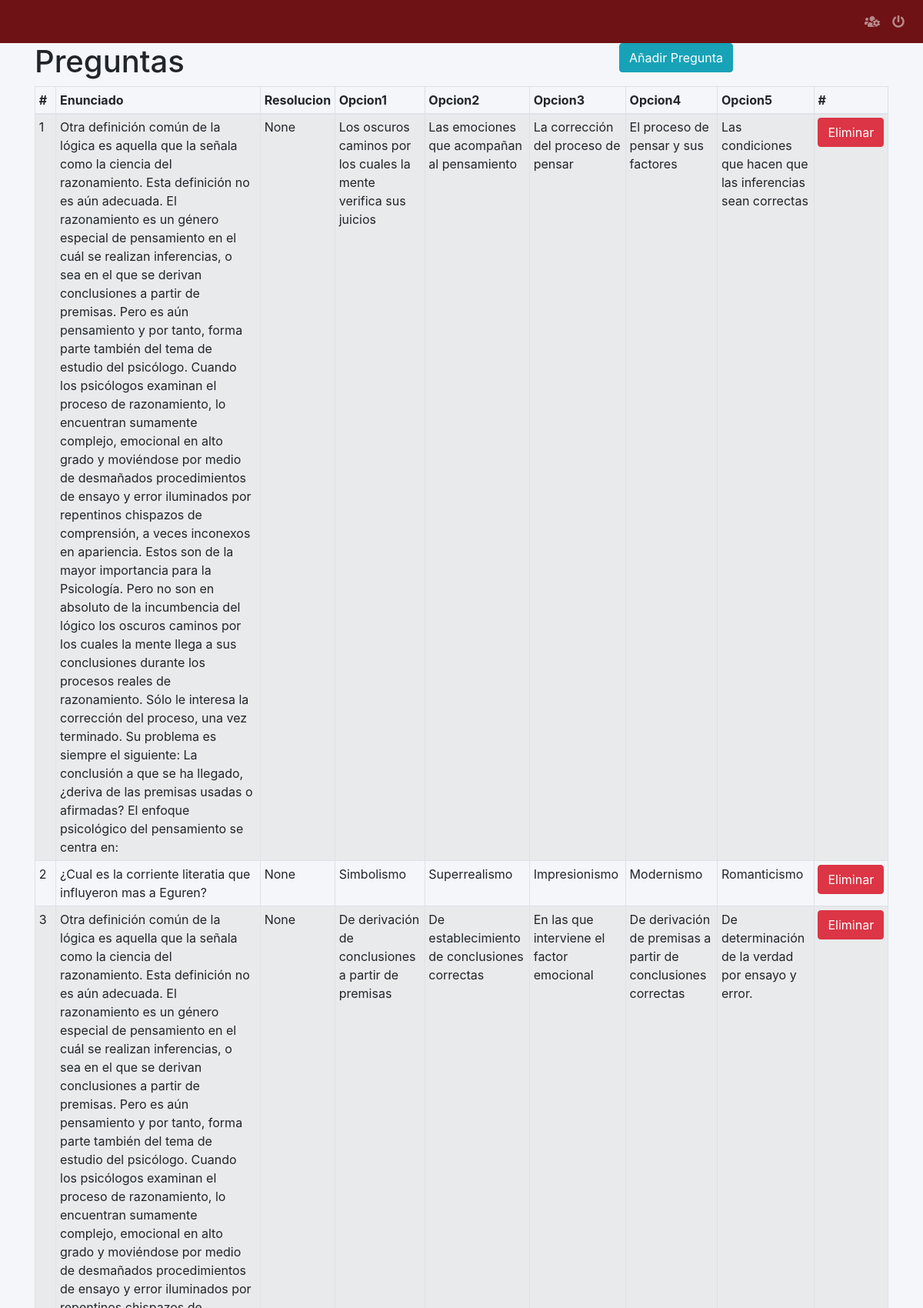
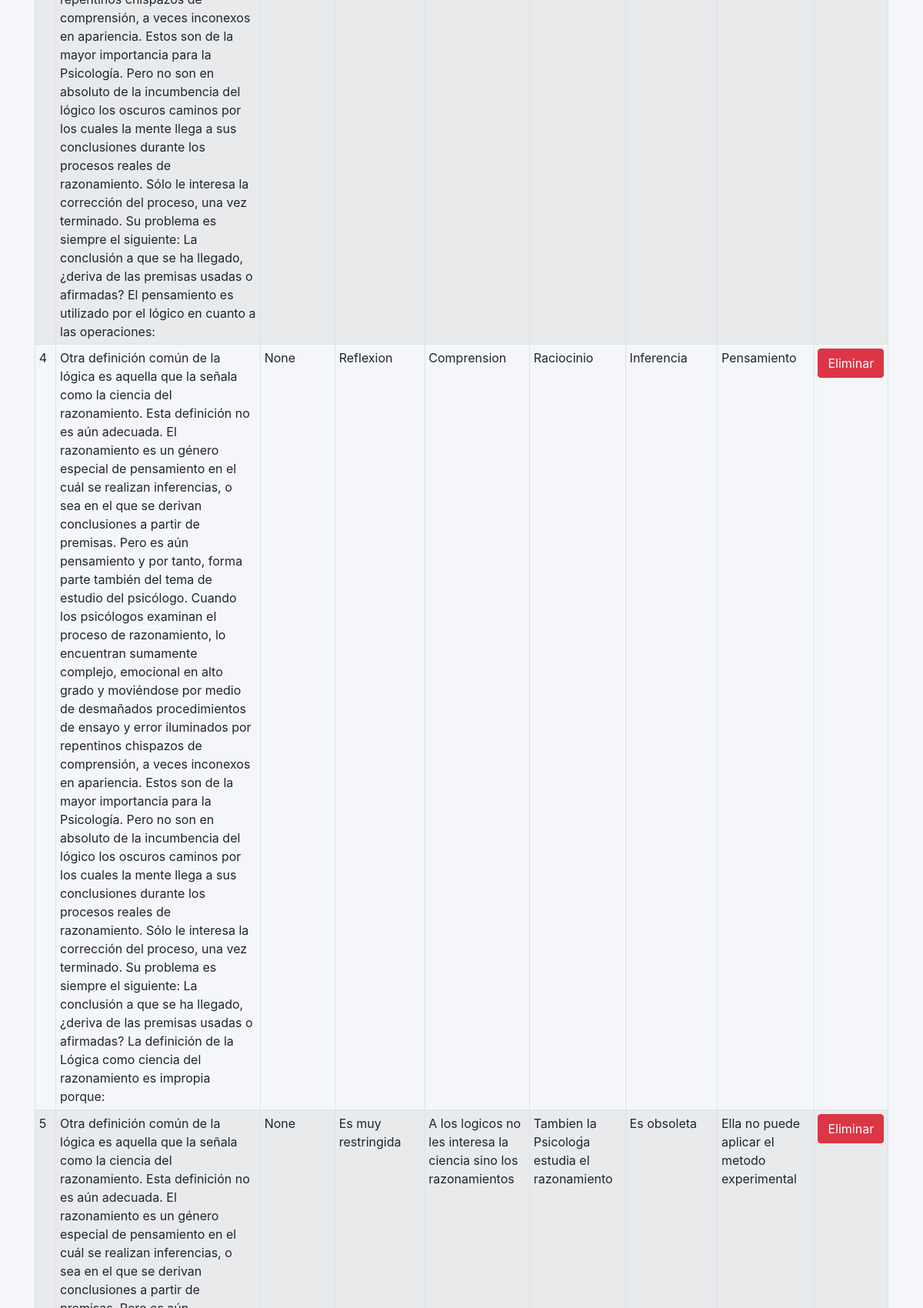
The app's page /ExPregList/1/ (upper part) with its own data (2 pictures, top to bottom).
### simulador/models.py (models this page shows, shortened)
class Esta_en_Examen(models.Model):
    id_Examen = models.ForeignKey(Examen, on_delete=models.CASCADE,blank=False,null=False)
    id_Pregunta = models.ForeignKey(Pregunta, on_delete=models.CASCADE,blank=False,null=False)
    numero_pregunta = models.IntegerField(blank=True,null=False,default=1)

class Pregunta(models.Model):
    Tema = models.CharField(max_length = 100,default="General")
    Enunciado = models.TextField(blank=False,null=False)
    E_imagen = models.ImageField(upload_to='photos',null=True,blank=True,default=None)
    sovle = models.IntegerField(default=1,blank=False, null=False)
    Resolucion = models.TextField(blank=True)
    Opcion1 = models.TextField(blank=False,null=False,default="No encontrado")
    Opcion2 = models.TextField(blank=False,null=False,default="No encontrado")
    Opcion3 = models.TextField(blank=False,null=False,default="No encontrado")
    Opcion4 = models.TextField(blank=False,null=False,default="No encontrado")
    Opcion5 = models.TextField(blank=False,null=False,default="No encontrado")
    O1_imagen = models.ImageField(upload_to='photos',null=True,blank=True,default=None)
    O2_imagen = models.ImageField(upload_to='photos',null=True,blank=True,default=None)
    O3_imagen = models.ImageField(upload_to='photos',null=True,blank=True,default=None)
    O4_imagen = models.ImageField(upload_to='photos',null=True,blank=True,default=None)
    O5_imagen = models.ImageField(upload_to='photos',null=True,blank=True,default=None)

### simulador/views.py (the view)
# urls.py: path('ExPregList/<int:pk>/', views.PreguntasList.as_view(), name = 'ExPreglist'),
class PreguntasList(View):
    template_name = 'simulador/Admin/Examen_pregunta_list.html'
    def get(self, request, pk):
        Exa = Examen.objects.get(id = pk)
        object_list = Esta_en_Examen.objects.filter(id_Examen=Exa)
        return render(request, self.template_name, {'object_list':object_list, 'pk':pk})

### simulador/templates/simulador/Admin/Examen_pregunta_list.html (shortened to what this page needs)
{% extends "base_admin.html" %}
{% load static %}
{% block div %}
<div class="row">
  <div class="col-sm-8">
    <h1> Preguntas </h1>
  </div>
  <div class="col-sm-4">
    <a href="{% url 'ExPregcreate' pk %}" type="submit" class="btn btn-info">Añadir Pregunta</a>
  </div>
</div>
<table class="table  table-striped table-bordered table-sm">
  <thead>
    <tr>
      <th>#</th>
      <th>Enunciado</th>
      <th>Resolucion</th>
      <th>Opcion1</th>
      <th>Opcion2</th>
      <th>Opcion3</th>
      <th>Opcion4</th>
      <th>Opcion5</th>
      <th>#</th>
    </tr>
  </thead>
  <tbody>
  {% for i in object_list %}
  <tr>
    <td>{{i.id}}</td>
    <td>{{i.id_Pregunta.Enunciado}}</td>
    <td>{{i.id_Pregunta.Resolucion}}</td>
    <td>{{i.id_Pregunta.Opcion1}}</td>
    <td>{{i.id_Pregunta.Opcion2}}</td>
    <td>{{i.id_Pregunta.Opcion3}}</td>
    <td>{{i.id_Pregunta.Opcion4}}</td>
    <td>{{i.id_Pregunta.Opcion5}}</td>
    <td>
        <a href="{% url 'ExPregdelete' i.id %}" type="submit" class="btn btn-danger">Eliminar</a>
    </td>
  </tr>
  {% empty %}
  <p>No articles yet.</p>
  {% endfor %}
</tbody>
</table>
  <br>
{% endblock %}

### records on screen
Esta_en_Examen: id "1", id_Pregunta.Enunciado "Otra definición común de la lógica es aquella que la señala como la ciencia del razonamiento. Esta definición no es aún adecuada. El razonamiento es un género especial de pensamiento en el cuál se realizan inferencias, o sea en el que se derivan conclusiones a partir de premisas. Pero es aún pensamiento y por tanto, forma parte también del tema de estudio del psicólogo. Cuando los psicólogos examinan el proceso de razonamiento, lo encuentran sumamente complejo, emocional en alto grado y moviéndose por medio de desmañados procedimientos de ensayo y error iluminados por repentinos chispazos de comprensión, a veces inconexos en apariencia. Estos son de la mayor importancia para la Psicología.…", id_Pregunta.Resolucion "None", id_Pregunta.Opcion1 "Los oscuros caminos por los cuales la mente verifica sus juicios", id_Pregunta.Opcion2 "Las emociones que acompañan al pensamiento", id_Pregunta.Opcion3 "La corrección del proceso de pensar", id_Pregunta.Opcion4 "El proceso de pensar y sus factores", id_Pregunta.Opcion5 "Las condiciones que hacen que las inferencias sean correctas"
Esta_en_Examen: id "2", id_Pregunta.Enunciado "¿Cual es la corriente literatia que influyeron mas a Eguren?", id_Pregunta.Resolucion "None", id_Pregunta.Opcion1 "Simbolismo", id_Pregunta.Opcion2 "Superrealismo", id_Pregunta.Opcion3 "Impresionismo", id_Pregunta.Opcion4 "Modernismo", id_Pregunta.Opcion5 "Romanticismo"
Esta_en_Examen: id "3", id_Pregunta.Enunciado "Otra definición común de la lógica es aquella que la señala como la ciencia del razonamiento. Esta definición no es aún adecuada. El razonamiento es un género especial de pensamiento en el cuál se realizan inferencias, o sea en el que se derivan conclusiones a partir de premisas. Pero es aún pensamiento y por tanto, forma parte también del tema de estudio del psicólogo. Cuando los psicólogos examinan el proceso de razonamiento, lo encuentran sumamente complejo, emocional en alto grado y moviéndose por medio de desmañados procedimientos de ensayo y error iluminados por repentinos chispazos de comprensión, a veces inconexos en apariencia. Estos son de la mayor importancia para la Psicología.…", id_Pregunta.Resolucion "None", id_Pregunta.Opcion1 "De derivación de conclusiones a partir de premisas", id_Pregunta.Opcion2 "De establecimiento de conclusiones correctas", id_Pregunta.Opcion3 "En las que interviene el factor emocional", id_Pregunta.Opcion4 "De derivación de premisas a partir de conclusiones correctas", id_Pregunta.Opcion5 "De determinación de la verdad por ensayo y error."
Esta_en_Examen: id "4", id_Pregunta.Enunciado "Otra definición común de la lógica es aquella que la señala como la ciencia del razonamiento. Esta definición no es aún adecuada. El razonamiento es un género especial de pensamiento en el cuál se realizan inferencias, o sea en el que se derivan conclusiones a partir de premisas. Pero es aún pensamiento y por tanto, forma parte también del tema de estudio del psicólogo. Cuando los psicólogos examinan el proceso de razonamiento, lo encuentran sumamente complejo, emocional en alto grado y moviéndose por medio de desmañados procedimientos de ensayo y error iluminados por repentinos chispazos de comprensión, a veces inconexos en apariencia. Estos son de la mayor importancia para la Psicología.…", id_Pregunta.Resolucion "None", id_Pregunta.Opcion1 "Reflexion", id_Pregunta.Opcion2 "Comprension", id_Pregunta.Opcion3 "Raciocinio", id_Pregunta.Opcion4 "Inferencia", id_Pregunta.Opcion5 "Pensamiento"
Esta_en_Examen: id "5", id_Pregunta.Resolucion "None", id_Pregunta.Opcion1 "Es muy restringida", id_Pregunta.Opcion2 "A los logicos no les interesa la ciencia sino los razonamientos", id_Pregunta.Opcion3 "Tambien la Psicologํa estudia el razonamiento", id_Pregunta.Opcion4 "Es obsoleta", id_Pregunta.Opcion5 "Ella no puede aplicar el metodo experimental"
